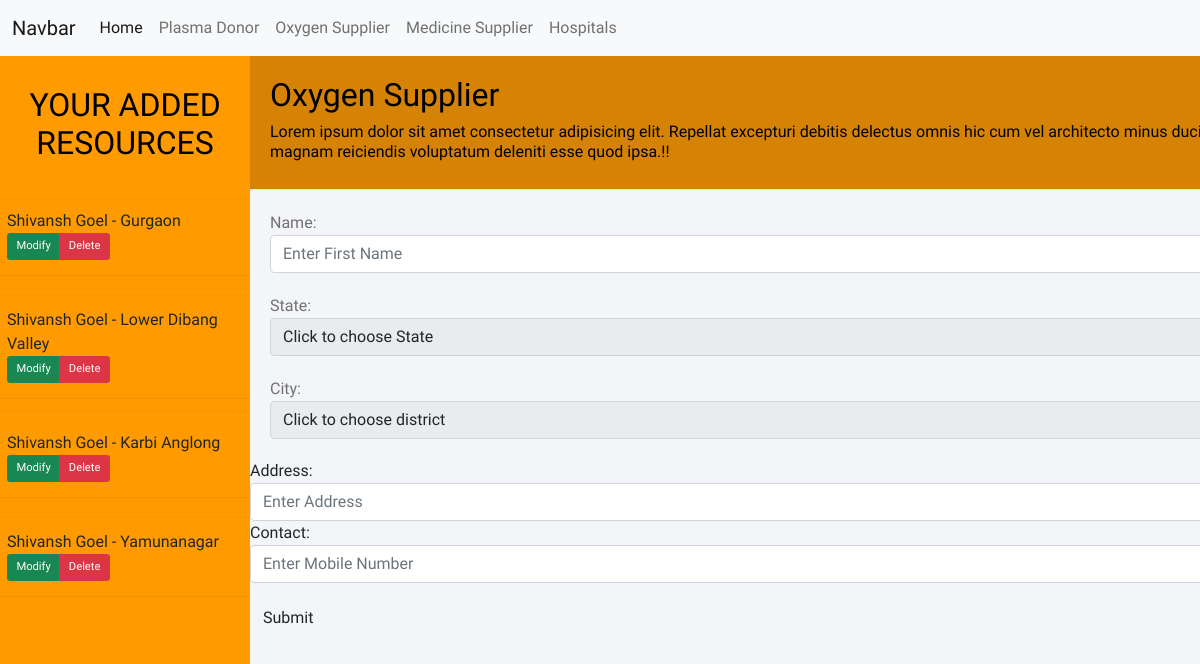
Page /user/oxygen (signed in) on the committed database.
### CoviHelp/models.py (models this page shows, shortened)
class Oxygen(models.Model):
    user = models.ForeignKey(User, on_delete=models.CASCADE)
    name = models.CharField(max_length=20)
    contact = models.CharField(max_length=10)
    state = models.CharField(max_length=10)
    city = models.CharField(max_length=20)
    address = models.TextField(blank=True, default="")
    verified = models.BooleanField(default=False)

### CoviHelp/login.py (the view)
# urls.py: path('oxygen', views.oxygen, name="oxygen"),
@login_required
def oxygen(request):
    global states
    oxygen = Oxygen.objects.filter(user=request.user)
    if request.method == 'POST':
        try:
            Oxy = Oxygen()
            Oxy.user = request.user
            Oxy.name = request.POST['name']
            Oxy.state = request.POST['state']
            Oxy.city = request.POST['city']
            Oxy.contact = request.POST['contact']
            Oxy.address = request.POST['address']
            Oxy.save()
            messages.success(request, 'Thankyou for sharing the information.')
        except:
            messages.error(request, 'Error!!')
        return render(request, "user/oxygen.html", {
            'states': states,
            'oxygen' : oxygen
        })
    else:
        return render(request, "user/oxygen.html", {
            'states': states,
            'oxygen' : oxygen
        })

### templates/user/oxygen.html (shortened to what this page needs)
{% extends 'userlayout.html' %}
{% block body %}
<div class="wrapper">
    <div class="sidebar">
        <h2 id="headingSidebar">Your Added Resources</h2>
        {% for o in oxygen %}
        <ul>
            <li class="sidecard">
                {{ o.name }} - {{ o.city }}
                <br>
                <div class="btn-group custombtngrp">
                    <button class="btn btn-success btn-action btn-Modify"
                        data-url="/user/oxygen/modify/?id={{ o.id }}">Modify</button>
                    <button class="btn btn-danger btn-action btn-Delete"
                        data-url="/user/oxygen/delete/?id={{ o.id }}">Delete</button>
                </div>
            </li>
        </ul>
        {% endfor %}
    </div>
    <div class="main_content">
        <div class="header">
            <div class="contact-info">
                <h2>Oxygen Supplier</h2>
                <h6>Lorem ipsum dolor sit amet consectetur adipisicing elit. Repellat excepturi debitis delectus omnis
                    hic cum vel architecto minus ducimus soluta a pariatur dolores, magnam reiciendis voluptatum
                    deleniti esse quod ipsa.!!</h6>
            </div>
        </div>
        <div class="info">
            <form class="contact-form" method="POST" action="/user/oxygen">
                <div class="form-group">
                    <label class="control-label col-sm-2" for="name">Name:</label>
                    <div class="col-sm-10">
                        <input type="text" class="form-control" id="fname" placeholder="Enter First Name" name="name">
                    </div>
                </div>
                <div class="form-group">
                    <label class="control-label col-sm-2" for="state">State:</label>
                    <div class="col-sm-10">
                        <select class="form-control dropdown" name='state' id='state'>
                            <option value="None" selected>Click to choose State</option>
                        </select>
                    </div>
                </div>
                <div class="form-group">
                    <label class="control-label col-sm-2" for="city">City:</label>
                    <div class="col-sm-10">
                        <select class="form-control dropdown" name='city' id='city'>
                            <option value="None" selected>Click to choose district</option>
                        </select>
                    </div>
                </div>
        </div>
        <div class="form-group">
            <label class="control-label col-sm-2" for="address">Address:</label>
            <div class="col-sm-10">
                <input type="text" class="form-control" placeholder="Enter Address " name="address">
            </div>
        </div>
        <div class="form-group">
            <label class="control-label col-sm-2" for="contact">Contact:</label>
            <div class="col-sm-10">
                <input type="contact" class="form-control" placeholder="Enter Mobile Number" name="contact">
            </div>
            <div class="form-group">
                <div class="col-sm-offset-2 col-sm-10 py-3">
                    <button type="submit" class="btn btn-default">Submit</button>
                </div>
            </div>
        </div>
    </div>
</div>
{% endblock body %}

### templates/userlayout.html (style rules this page uses)
* { margin: 0; padding: 0; box-sizing: border-box; list-style: none; text-decoration: none; font-family: 'Josefin Sans', sans-serif }
body { background-color: #f3f5f9 }
@media (min-width: 600px) { .wrapper { display: flex; position: relative } }
@media (min-width: 600px) { .wrapper .sidebar { width: 250px; height: 100%; background: #FF9B00; padding: 30px 0px; position: fixed; overflow: auto; } }
@media (min-width: 600px) { .wrapper .sidebar h2 { color: #000; text-transform: uppercase; text-align: center; margin-bottom: 30px } }
@media (min-width: 600px) { .wrapper .sidebar ul li { padding: 15px; border-bottom: 1px solid #000; border-bottom: 1px solid rgba(0, 0, 0, 0.05); border-top: 1px solid rgba(255, 255, 255, 0.05) } }
@media (min-width: 600px) { .wrapper .main_content { width: 100%; margin-left: 250px; position: fixed; } }
@media (min-width: 600px) { .wrapper .main_content .header { padding: 20px; background: #d68305; color: #000; border-bottom: 1px solid #e0e4e8 } }
@media (min-width: 600px) { .wrapper .main_content .info { margin: 20px; color: #717171; line-height: 25px } }
@media (min-width: 600px) { .wrapper .main_content .info div { margin-bottom: 20px } }
@media (min-width: 600px) { .custombtngrp { zoom: 0.7; } }
@media (min-width: 600px) { .sidecard { margin-left: -5vh; } }

### rows in the picture
Oxygen: name "Shivansh Goel", city "Gurgaon"
Oxygen: name "Shivansh Goel", city "Lower Dibang Valley"
Oxygen: name "Shivansh Goel", city "Karbi Anglong"
Oxygen: name "Shivansh Goel", city "Yamunanagar"
